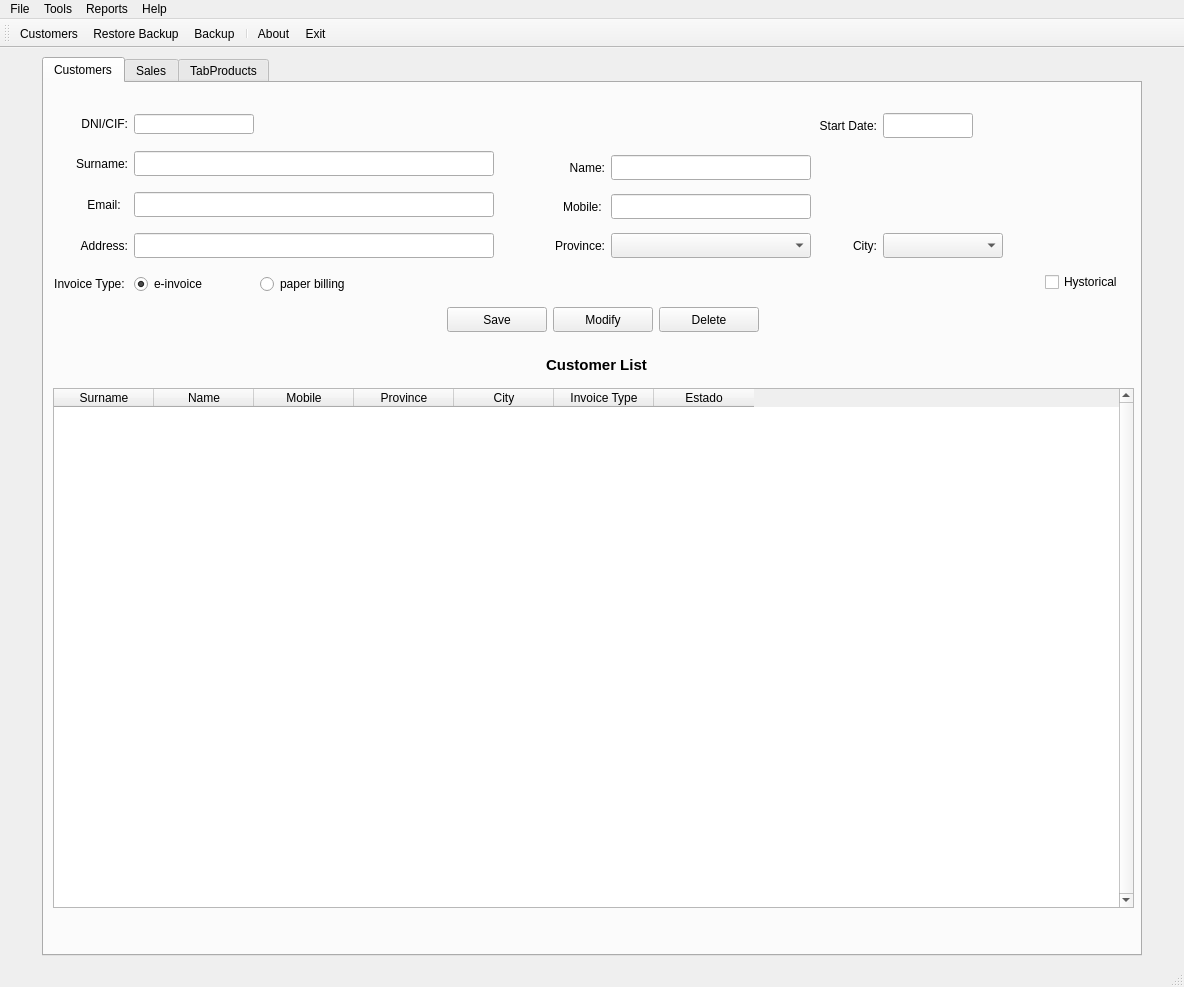
<?xml version="1.0" encoding="UTF-8"?>
<ui version="4.0">
 <class>MainWindow</class>
 <widget class="QMainWindow" name="MainWindow">
  <property name="geometry">
   <rect>
    <x>0</x>
    <y>0</y>
    <width>1184</width>
    <height>987</height>
   </rect>
  </property>
  <property name="windowTitle">
   <string>EmpresaTeis-EstebanGonzalez</string>
  </property>
  <widget class="QWidget" name="centralwidget">
   <property name="sizePolicy">
    <sizepolicy hsizetype="Expanding" vsizetype="Expanding">
     <horstretch>0</horstretch>
     <verstretch>0</verstretch>
    </sizepolicy>
   </property>
   <property name="minimumSize">
    <size>
     <width>1100</width>
     <height>900</height>
    </size>
   </property>
   <layout class="QHBoxLayout" name="horizontalLayout">
    <item>
     <widget class="QTabWidget" name="TabProducts">
      <property name="maximumSize">
       <size>
        <width>1100</width>
        <height>900</height>
       </size>
      </property>
      <property name="currentIndex">
       <number>0</number>
      </property>
      <widget class="QWidget" name="tabCli">
       <property name="sizePolicy">
        <sizepolicy hsizetype="Expanding" vsizetype="Expanding">
         <horstretch>0</horstretch>
         <verstretch>0</verstretch>
        </sizepolicy>
       </property>
       <property name="maximumSize">
        <size>
         <width>1100</width>
         <height>900</height>
        </size>
       </property>
       <attribute name="title">
        <string>Customers</string>
       </attribute>
       <widget class="QPushButton" name="btnDelcli">
        <property name="geometry">
         <rect>
          <x>615</x>
          <y>224</y>
          <width>100</width>
          <height>25</height>
         </rect>
        </property>
        <property name="minimumSize">
         <size>
          <width>100</width>
          <height>25</height>
         </size>
        </property>
        <property name="maximumSize">
         <size>
          <width>100</width>
          <height>25</height>
         </size>
        </property>
        <property name="text">
         <string>Delete</string>
        </property>
       </widget>
       <widget class="QPushButton" name="btnSavecli">
        <property name="geometry">
         <rect>
          <x>403</x>
          <y>224</y>
          <width>100</width>
          <height>25</height>
         </rect>
        </property>
        <property name="minimumSize">
         <size>
          <width>100</width>
          <height>25</height>
         </size>
        </property>
        <property name="maximumSize">
         <size>
          <width>100</width>
          <height>25</height>
         </size>
        </property>
        <property name="text">
         <string>Save</string>
        </property>
       </widget>
       <widget class="QPushButton" name="btnModifcli">
        <property name="geometry">
         <rect>
          <x>509</x>
          <y>224</y>
          <width>100</width>
          <height>25</height>
         </rect>
        </property>
        <property name="minimumSize">
         <size>
          <width>100</width>
          <height>25</height>
         </size>
        </property>
        <property name="maximumSize">
         <size>
          <width>100</width>
          <height>25</height>
         </size>
        </property>
        <property name="text">
         <string>Modify</string>
        </property>
       </widget>
       <widget class="QWidget" name="layoutWidget">
        <property name="geometry">
         <rect>
          <x>9</x>
          <y>265</y>
          <width>1081</width>
          <height>564</height>
         </rect>
        </property>
        <layout class="QFormLayout" name="formLayout">
         <property name="labelAlignment">
          <set>Qt::AlignCenter</set>
         </property>
         <property name="formAlignment">
          <set>Qt::AlignHCenter|Qt::AlignTop</set>
         </property>
         <item row="2" column="0" colspan="2">
          <widget class="QTableWidget" name="tblCustomerlist">
           <property name="minimumSize">
            <size>
             <width>900</width>
             <height>520</height>
            </size>
           </property>
           <property name="maximumSize">
            <size>
             <width>16777215</width>
             <height>520</height>
            </size>
           </property>
           <property name="palette">
            <palette>
             <active>
              <colorrole role="Highlight">
               <brush brushstyle="SolidPattern">
                <color alpha="255">
                 <red>255</red>
                 <green>255</green>
                 <blue>220</blue>
                </color>
               </brush>
              </colorrole>
             </active>
             <inactive>
              <colorrole role="Highlight">
               <brush brushstyle="SolidPattern">
                <color alpha="255">
                 <red>255</red>
                 <green>255</green>
                 <blue>220</blue>
                </color>
               </brush>
              </colorrole>
             </inactive>
             <disabled>
              <colorrole role="Highlight">
               <brush brushstyle="SolidPattern">
                <color alpha="255">
                 <red>0</red>
                 <green>120</green>
                 <blue>215</blue>
                </color>
               </brush>
              </colorrole>
             </disabled>
            </palette>
           </property>
           <property name="verticalScrollBarPolicy">
            <enum>Qt::ScrollBarAlwaysOn</enum>
           </property>
           <property name="editTriggers">
            <set>QAbstractItemView::NoEditTriggers</set>
           </property>
           <property name="alternatingRowColors">
            <bool>true</bool>
           </property>
           <property name="selectionBehavior">
            <enum>QAbstractItemView::SelectRows</enum>
           </property>
           <attribute name="verticalHeaderVisible">
            <bool>false</bool>
           </attribute>
           <column>
            <property name="text">
             <string>Surname</string>
            </property>
           </column>
           <column>
            <property name="text">
             <string>Name</string>
            </property>
           </column>
           <column>
            <property name="text">
             <string>Mobile</string>
            </property>
           </column>
           <column>
            <property name="text">
             <string>Province</string>
            </property>
           </column>
           <column>
            <property name="text">
             <string>City</string>
            </property>
           </column>
           <column>
            <property name="text">
             <string>Invoice Type</string>
            </property>
           </column>
           <column>
            <property name="text">
             <string>Estado</string>
            </property>
           </column>
          </widget>
         </item>
         <item row="0" column="1">
          <widget class="QLabel" name="lblListcli">
           <property name="sizePolicy">
            <sizepolicy hsizetype="Preferred" vsizetype="Preferred">
             <horstretch>150</horstretch>
             <verstretch>30</verstretch>
            </sizepolicy>
           </property>
           <property name="minimumSize">
            <size>
             <width>150</width>
             <height>30</height>
            </size>
           </property>
           <property name="maximumSize">
            <size>
             <width>1200</width>
             <height>30</height>
            </size>
           </property>
           <property name="font">
            <font>
             <pointsize>11</pointsize>
             <weight>75</weight>
             <bold>true</bold>
            </font>
           </property>
           <property name="text">
            <string>Customer List</string>
           </property>
           <property name="alignment">
            <set>Qt::AlignCenter</set>
           </property>
          </widget>
         </item>
        </layout>
       </widget>
       <widget class="QWidget" name="layoutWidget">
        <property name="geometry">
         <rect>
          <x>10</x>
          <y>20</y>
          <width>451</width>
          <height>201</height>
         </rect>
        </property>
        <layout class="QGridLayout" name="gridLayout">
         <item row="4" column="0">
          <widget class="QLabel" name="lblTipofaccli">
           <property name="text">
            <string>Invoice Type: </string>
           </property>
           <property name="alignment">
            <set>Qt::AlignRight|Qt::AlignTrailing|Qt::AlignVCenter</set>
           </property>
          </widget>
         </item>
         <item row="1" column="0">
          <widget class="QLabel" name="lblApelcli">
           <property name="text">
            <string>Surname:</string>
           </property>
           <property name="alignment">
            <set>Qt::AlignRight|Qt::AlignTrailing|Qt::AlignVCenter</set>
           </property>
          </widget>
         </item>
         <item row="1" column="1" colspan="3">
          <widget class="QLineEdit" name="txtApelcli">
           <property name="minimumSize">
            <size>
             <width>300</width>
             <height>25</height>
            </size>
           </property>
           <property name="maximumSize">
            <size>
             <width>360</width>
             <height>25</height>
            </size>
           </property>
          </widget>
         </item>
         <item row="4" column="1">
          <widget class="QRadioButton" name="rbtFacmail">
           <property name="minimumSize">
            <size>
             <width>90</width>
             <height>20</height>
            </size>
           </property>
           <property name="text">
            <string>e-invoice</string>
           </property>
           <property name="checked">
            <bool>true</bool>
           </property>
          </widget>
         </item>
         <item row="0" column="0">
          <widget class="QLabel" name="lblDnicli">
           <property name="text">
            <string>DNI/CIF:</string>
           </property>
           <property name="alignment">
            <set>Qt::AlignRight|Qt::AlignTrailing|Qt::AlignVCenter</set>
           </property>
          </widget>
         </item>
         <item row="0" column="1">
          <widget class="QLineEdit" name="txtDnicli">
           <property name="minimumSize">
            <size>
             <width>90</width>
             <height>20</height>
            </size>
           </property>
           <property name="maximumSize">
            <size>
             <width>120</width>
             <height>20</height>
            </size>
           </property>
          </widget>
         </item>
         <item row="3" column="1" colspan="3">
          <widget class="QLineEdit" name="txtDircli">
           <property name="minimumSize">
            <size>
             <width>300</width>
             <height>25</height>
            </size>
           </property>
           <property name="maximumSize">
            <size>
             <width>360</width>
             <height>25</height>
            </size>
           </property>
          </widget>
         </item>
         <item row="0" column="2">
          <widget class="QPushButton" name="btnSearchCli">
           <property name="maximumSize">
            <size>
             <width>32</width>
             <height>32</height>
            </size>
           </property>
           <property name="text">
            <string/>
           </property>
           <property name="icon">
            <iconset>
             <normaloff>../img/user-search.png</normaloff>../img/user-search.png</iconset>
           </property>
           <property name="iconSize">
            <size>
             <width>22</width>
             <height>22</height>
            </size>
           </property>
           <property name="flat">
            <bool>true</bool>
           </property>
          </widget>
         </item>
         <item row="2" column="0">
          <widget class="QLabel" name="lblMailcli">
           <property name="maximumSize">
            <size>
             <width>70</width>
             <height>16777215</height>
            </size>
           </property>
           <property name="text">
            <string>Email: </string>
           </property>
           <property name="alignment">
            <set>Qt::AlignRight|Qt::AlignTrailing|Qt::AlignVCenter</set>
           </property>
          </widget>
         </item>
         <item row="2" column="1" colspan="3">
          <widget class="QLineEdit" name="txtEmailcli">
           <property name="minimumSize">
            <size>
             <width>250</width>
             <height>25</height>
            </size>
           </property>
           <property name="maximumSize">
            <size>
             <width>360</width>
             <height>25</height>
            </size>
           </property>
          </widget>
         </item>
         <item row="3" column="0">
          <widget class="QLabel" name="lblDircli">
           <property name="text">
            <string>Address:</string>
           </property>
           <property name="alignment">
            <set>Qt::AlignRight|Qt::AlignTrailing|Qt::AlignVCenter</set>
           </property>
          </widget>
         </item>
         <item row="4" column="2">
          <widget class="QRadioButton" name="rbtFacpaper">
           <property name="minimumSize">
            <size>
             <width>90</width>
             <height>20</height>
            </size>
           </property>
           <property name="text">
            <string>paper billing</string>
           </property>
          </widget>
         </item>
         <item row="0" column="3">
          <widget class="QLabel" name="lblWarning">
           <property name="text">
            <string/>
           </property>
          </widget>
         </item>
        </layout>
       </widget>
       <widget class="QWidget" name="layoutWidget">
        <property name="geometry">
         <rect>
          <x>460</x>
          <y>20</y>
          <width>631</width>
          <height>201</height>
         </rect>
        </property>
        <layout class="QGridLayout" name="gridLayout_2">
         <property name="sizeConstraint">
          <enum>QLayout::SetDefaultConstraint</enum>
         </property>
         <item row="3" column="1">
          <widget class="QComboBox" name="cmbProvcli">
           <property name="minimumSize">
            <size>
             <width>150</width>
             <height>25</height>
            </size>
           </property>
           <property name="maximumSize">
            <size>
             <width>200</width>
             <height>25</height>
            </size>
           </property>
          </widget>
         </item>
         <item row="0" column="3">
          <widget class="QLineEdit" name="txtAltacli">
           <property name="minimumSize">
            <size>
             <width>90</width>
             <height>25</height>
            </size>
           </property>
           <property name="maximumSize">
            <size>
             <width>90</width>
             <height>25</height>
            </size>
           </property>
           <property name="alignment">
            <set>Qt::AlignCenter</set>
           </property>
          </widget>
         </item>
         <item row="1" column="1">
          <widget class="QLineEdit" name="txtNomecli">
           <property name="minimumSize">
            <size>
             <width>200</width>
             <height>25</height>
            </size>
           </property>
           <property name="maximumSize">
            <size>
             <width>200</width>
             <height>25</height>
            </size>
           </property>
          </widget>
         </item>
         <item row="0" column="4">
          <widget class="QPushButton" name="btnFechaltacli">
           <property name="minimumSize">
            <size>
             <width>30</width>
             <height>30</height>
            </size>
           </property>
           <property name="maximumSize">
            <size>
             <width>30</width>
             <height>30</height>
            </size>
           </property>
           <property name="text">
            <string/>
           </property>
           <property name="icon">
            <iconset>
             <normaloff>../img/calendar-days.png</normaloff>../img/calendar-days.png</iconset>
           </property>
           <property name="iconSize">
            <size>
             <width>22</width>
             <height>22</height>
            </size>
           </property>
           <property name="flat">
            <bool>true</bool>
           </property>
          </widget>
         </item>
         <item row="3" column="3">
          <widget class="QComboBox" name="cmbMunicli">
           <property name="minimumSize">
            <size>
             <width>120</width>
             <height>25</height>
            </size>
           </property>
           <property name="maximumSize">
            <size>
             <width>25</width>
             <height>16777215</height>
            </size>
           </property>
           <property name="sizeAdjustPolicy">
            <enum>QComboBox::AdjustToContentsOnFirstShow</enum>
           </property>
          </widget>
         </item>
         <item row="0" column="2">
          <widget class="QLabel" name="lblAltacli">
           <property name="minimumSize">
            <size>
             <width>50</width>
             <height>0</height>
            </size>
           </property>
           <property name="maximumSize">
            <size>
             <width>80</width>
             <height>16777215</height>
            </size>
           </property>
           <property name="text">
            <string>Start Date:</string>
           </property>
           <property name="alignment">
            <set>Qt::AlignRight|Qt::AlignTrailing|Qt::AlignVCenter</set>
           </property>
          </widget>
         </item>
         <item row="1" column="0">
          <widget class="QLabel" name="lblNomecli">
           <property name="text">
            <string>Name:</string>
           </property>
           <property name="alignment">
            <set>Qt::AlignRight|Qt::AlignTrailing|Qt::AlignVCenter</set>
           </property>
          </widget>
         </item>
         <item row="0" column="5">
          <widget class="QPushButton" name="btnCleanCli">
           <property name="minimumSize">
            <size>
             <width>90</width>
             <height>0</height>
            </size>
           </property>
           <property name="maximumSize">
            <size>
             <width>90</width>
             <height>32</height>
            </size>
           </property>
           <property name="layoutDirection">
            <enum>Qt::LeftToRight</enum>
           </property>
           <property name="text">
            <string/>
           </property>
           <property name="icon">
            <iconset>
             <normaloff>../img/rotate-ccw.png</normaloff>../img/rotate-ccw.png</iconset>
           </property>
           <property name="iconSize">
            <size>
             <width>22</width>
             <height>22</height>
            </size>
           </property>
           <property name="flat">
            <bool>true</bool>
           </property>
          </widget>
         </item>
         <item row="4" column="5">
          <widget class="QCheckBox" name="chkHistoricocli">
           <property name="minimumSize">
            <size>
             <width>90</width>
             <height>20</height>
            </size>
           </property>
           <property name="text">
            <string>Hystorical</string>
           </property>
          </widget>
         </item>
         <item row="3" column="2">
          <widget class="QLabel" name="lblMunicli">
           <property name="minimumSize">
            <size>
             <width>60</width>
             <height>20</height>
            </size>
           </property>
           <property name="maximumSize">
            <size>
             <width>50</width>
             <height>16777215</height>
            </size>
           </property>
           <property name="layoutDirection">
            <enum>Qt::LeftToRight</enum>
           </property>
           <property name="text">
            <string>City:</string>
           </property>
           <property name="alignment">
            <set>Qt::AlignRight|Qt::AlignTrailing|Qt::AlignVCenter</set>
           </property>
          </widget>
         </item>
         <item row="2" column="0">
          <widget class="QLabel" name="lblMobilcli">
           <property name="text">
            <string>Mobile: </string>
           </property>
           <property name="alignment">
            <set>Qt::AlignRight|Qt::AlignTrailing|Qt::AlignVCenter</set>
           </property>
          </widget>
         </item>
         <item row="3" column="0">
          <widget class="QLabel" name="lblProvcli">
           <property name="minimumSize">
            <size>
             <width>80</width>
             <height>20</height>
            </size>
           </property>
           <property name="text">
            <string>Province:</string>
           </property>
           <property name="alignment">
            <set>Qt::AlignRight|Qt::AlignTrailing|Qt::AlignVCenter</set>
           </property>
          </widget>
         </item>
         <item row="2" column="1">
          <widget class="QLineEdit" name="txtMobilcli">
           <property name="minimumSize">
            <size>
             <width>150</width>
             <height>25</height>
            </size>
           </property>
           <property name="maximumSize">
            <size>
             <width>200</width>
             <height>25</height>
            </size>
           </property>
          </widget>
         </item>
        </layout>
       </widget>
      </widget>
      <widget class="QWidget" name="tabSal">
       <attribute name="title">
        <string>Sales</string>
       </attribute>
      </widget>
      <widget class="QWidget" name="tab_3">
       <attribute name="title">
        <string>TabProducts</string>
       </attribute>
      </widget>
     </widget>
    </item>
   </layout>
  </widget>
  <widget class="QMenuBar" name="menubar">
   <property name="geometry">
    <rect>
     <x>0</x>
     <y>0</y>
     <width>1184</width>
     <height>26</height>
    </rect>
   </property>
   <widget class="QMenu" name="menuFile">
    <property name="title">
     <string>File</string>
    </property>
    <widget class="QMenu" name="menuExport_Data">
     <property name="title">
      <string>Export Data</string>
     </property>
     <addaction name="actionCustomers"/>
    </widget>
    <addaction name="menuExport_Data"/>
    <addaction name="separator"/>
    <addaction name="actionExit"/>
   </widget>
   <widget class="QMenu" name="menuTools">
    <property name="title">
     <string>Tools</string>
    </property>
    <addaction name="actionBackup"/>
    <addaction name="actionRestoreBackup"/>
   </widget>
   <widget class="QMenu" name="menuReports">
    <property name="title">
     <string>Reports</string>
    </property>
    <addaction name="actionCustomers_Reports"/>
   </widget>
   <widget class="QMenu" name="menuAbout">
    <property name="title">
     <string>Help</string>
    </property>
    <addaction name="action_about"/>
   </widget>
   <addaction name="menuFile"/>
   <addaction name="menuTools"/>
   <addaction name="menuReports"/>
   <addaction name="menuAbout"/>
  </widget>
  <widget class="QStatusBar" name="statusbar"/>
  <widget class="QToolBar" name="actionRepCustomers">
   <property name="windowTitle">
    <string>toolBar</string>
   </property>
   <attribute name="toolBarArea">
    <enum>TopToolBarArea</enum>
   </attribute>
   <attribute name="toolBarBreak">
    <bool>false</bool>
   </attribute>
   <addaction name="actionCustomers_Reports"/>
   <addaction name="actionRestoreBackup"/>
   <addaction name="actionBackup"/>
   <addaction name="separator"/>
   <addaction name="action_about"/>
   <addaction name="actionExit"/>
  </widget>
  <action name="actionExit">
   <property name="icon">
    <iconset>
     <normaloff>../img/exit-icon.png</normaloff>../img/exit-icon.png</iconset>
   </property>
   <property name="text">
    <string>Exit</string>
   </property>
  </action>
  <action name="actionCustomer_Report">
   <property name="icon">
    <iconset>
     <normaloff>../img/report.png</normaloff>../img/report.png</iconset>
   </property>
   <property name="text">
    <string>Customer Report</string>
   </property>
  </action>
  <action name="action_about">
   <property name="icon">
    <iconset>
     <normaloff>../img/info.png</normaloff>../img/info.png</iconset>
   </property>
   <property name="text">
    <string>About</string>
   </property>
  </action>
  <action name="actionBackup">
   <property name="icon">
    <iconset>
     <normaloff>../img/backup.png</normaloff>../img/backup.png</iconset>
   </property>
   <property name="text">
    <string>Backup</string>
   </property>
   <property name="shortcut">
    <string>Ctrl+B</string>
   </property>
  </action>
  <action name="actionRestoreBackup">
   <property name="icon">
    <iconset>
     <normaloff>../img/restore.png</normaloff>../img/restore.png</iconset>
   </property>
   <property name="text">
    <string>Restore Backup</string>
   </property>
  </action>
  <action name="actionCustomers">
   <property name="text">
    <string>Customers</string>
   </property>
  </action>
  <action name="actionCustomers_Reports">
   <property name="icon">
    <iconset>
     <normaloff>../img/report.png</normaloff>../img/report.png</iconset>
   </property>
   <property name="text">
    <string>Customers</string>
   </property>
  </action>
 </widget>
 <tabstops>
  <tabstop>txtDnicli</tabstop>
  <tabstop>txtApelcli</tabstop>
  <tabstop>txtEmailcli</tabstop>
  <tabstop>txtDircli</tabstop>
  <tabstop>txtAltacli</tabstop>
  <tabstop>btnFechaltacli</tabstop>
  <tabstop>rbtFacmail</tabstop>
  <tabstop>chkHistoricocli</tabstop>
  <tabstop>btnSavecli</tabstop>
  <tabstop>btnModifcli</tabstop>
  <tabstop>btnDelcli</tabstop>
  <tabstop>tblCustomerlist</tabstop>
 </tabstops>
 <resources/>
 <connections/>
</ui>
